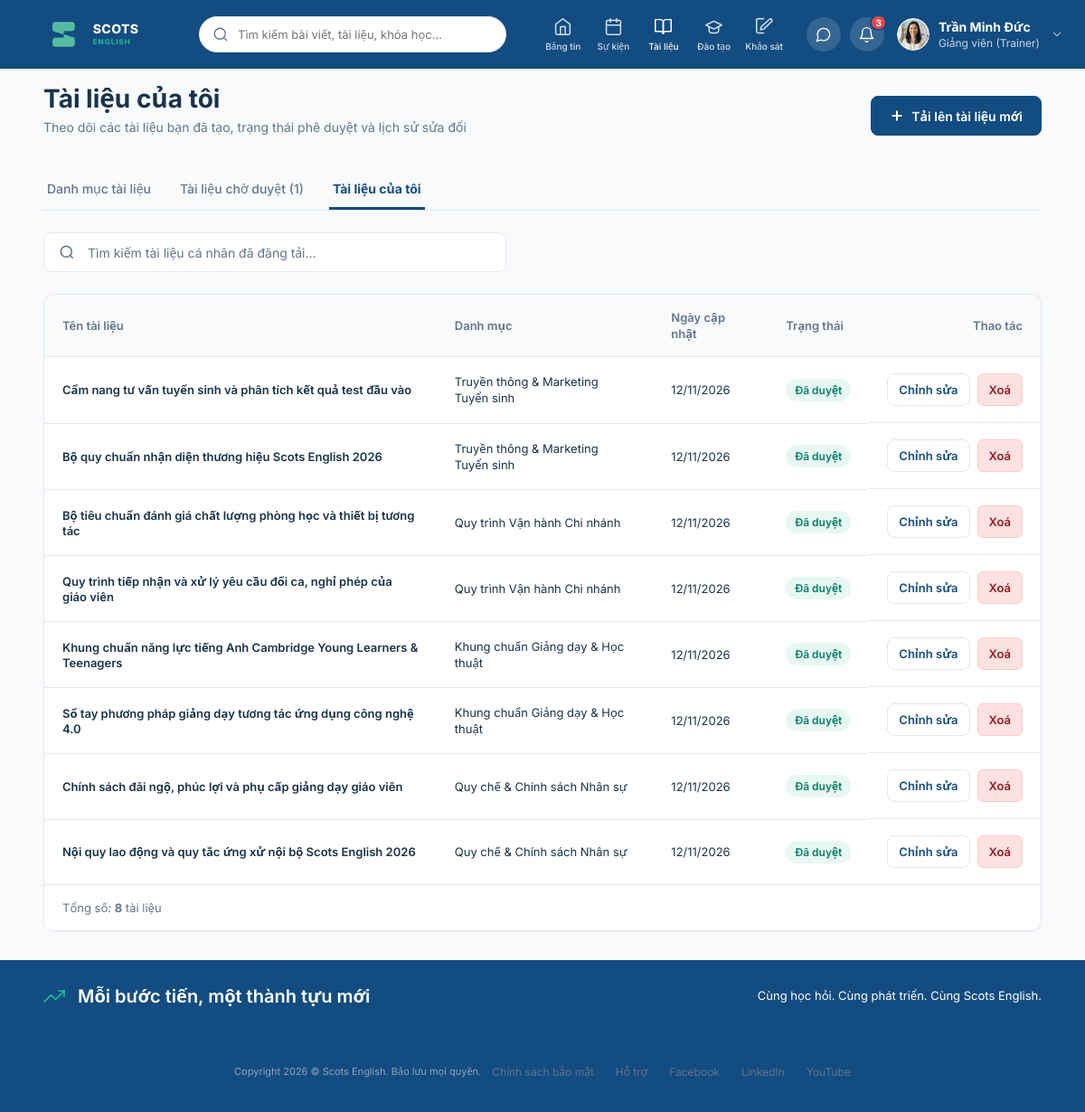
/documents/my_docs/ (signed in), run on an earlier commit of the app's database.
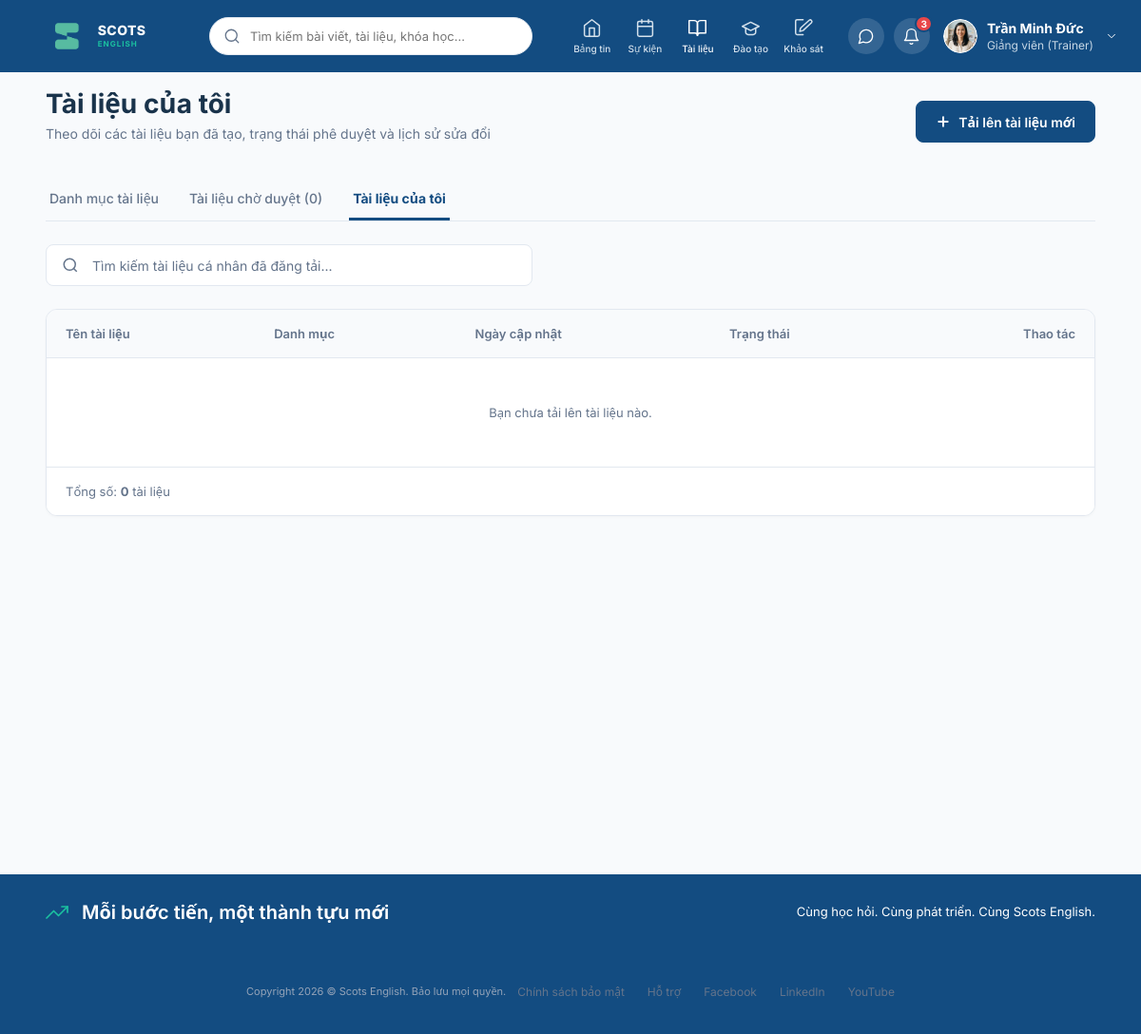
And on a later commit of the database.
### documents/models.py (models this page shows, shortened)
class Document(models.Model):
    STATUS_CHOICES = [
        ('PENDING', 'Chờ duyệt'),
        ('APPROVED', 'Đã duyệt'),
        ('REJECTED', 'Từ chối'),
    ]
    SCOPE_CHOICES = [
        ('ALL', 'Toàn hệ thống'),
        ('DEPARTMENT', 'Giới hạn theo phòng ban'),
    ]
    REQUEST_TYPE_CHOICES = [
        ('NEW', 'Tạo mới'),
        ('UPDATE', 'Cập nhật'),
    ]
    title = models.CharField("Tiêu đề tài liệu", max_length=255)
    code = models.CharField("Mã tài liệu", max_length=50, blank=True, null=True)
    category = models.ForeignKey(
        DocumentCategory,
        on_delete=models.CASCADE,
        related_name='documents',
        verbose_name="Danh mục"
    )
    description = models.TextField("Mô tả nội dung", blank=True)
    file = models.FileField("Tệp tài liệu (PDF/DOCX/PPTX)", upload_to='documents/%Y/%m/')
    access_scope = models.CharField(
        "Phạm vi truy cập",
        max_length=30,
        choices=SCOPE_CHOICES,
        default='ALL'
    )
    creator = models.ForeignKey(
        settings.AUTH_USER_MODEL,
        on_delete=models.CASCADE,
        related_name='created_documents',
        verbose_name="Người tạo"
    )
    approver = models.ForeignKey(
        settings.AUTH_USER_MODEL,
        on_delete=models.SET_NULL,
        null=True,
        blank=True,
        related_name='assigned_documents',
        verbose_name="Người duyệt (Trưởng phòng)"
    )
    status = models.CharField(
        "Trạng thái",
        max_length=20,
        choices=STATUS_CHOICES,
        default='PENDING'
    )
    request_type = models.CharField(
        "Tình trạng gửi duyệt",
        max_length=20,
        choices=REQUEST_TYPE_CHOICES,
        default='NEW'
    )
    rejection_reason = models.TextField("Lý do từ chối", blank=True, null=True)
    created_at = models.DateTimeField("Ngày tạo", auto_now_add=True)
    updated_at = models.DateTimeField("Lần cập nhật gần nhất", auto_now=True)
    approved_at = models.DateTimeField("Ngày duyệt", null=True, blank=True)
    class Meta:
        verbose_name = "Tài liệu"
        verbose_name_plural = "Tài liệu"
        ordering = ['-updated_at']

class DocumentCategory(models.Model):
    name = models.CharField("Tên danh mục", max_length=150)
    code = models.CharField("Mã danh mục", max_length=150, unique=True, blank=True)
    icon_name = models.CharField("Tên biểu tượng (Icon)", max_length=100, default='folder', blank=True)
    description = models.TextField("Mô tả ngắn", max_length=500, blank=True)
    display_order = models.PositiveIntegerField("Thứ tự hiển thị", default=0)
    created_time = models.DateTimeField("Thời gian tạo", default=timezone.now, blank=True)
    class Meta:
        verbose_name = "Danh mục tài liệu"
        verbose_name_plural = "Danh mục tài liệu"
        ordering = ['display_order', 'name']

### documents/views.py (the view)
# urls.py: path('my_docs/', views.document_my_docs, name='document_my_docs'),
def document_my_docs(request):
    search_query = request.GET.get('q', '').strip()
    user = _get_acting_user(request)
    if request.method == 'POST' and 'delete_doc_id' in request.POST:
        doc_to_delete = get_object_or_404(Document, id=request.POST.get('delete_doc_id'))
        doc_to_delete.delete()
        return redirect('document_my_docs')
    my_documents = Document.objects.select_related('category', 'approver').filter(creator=user)
    if search_query:
        my_documents = my_documents.filter(title__icontains=search_query)
    paginator = Paginator(my_documents, 10)
    page_number = request.GET.get('page')
    page_obj = paginator.get_page(page_number)
    context = {
        'page_obj': page_obj,
        'documents': page_obj,
        'pending_count': Document.objects.filter(status='PENDING').count(),
        'search_query': search_query,
        'is_manager': _is_manager(request.user),
    }
    return render(request, 'documents_my_docs.html', context)

### documents/views.py (called while the page is built)
def _get_acting_user(request):
    if request.user.is_authenticated:
        return request.user
    return User.objects.first()

def _is_manager(user):
    if not user or not user.is_authenticated:
        return False
    return Department.objects.filter(manager_id=user.id).exists()

### posts/colleagues.py (called while the page is built)
def is_test_environment():
    return 'test' in sys.argv or getattr(settings, 'TESTING', False)

def get_profiles_file():
    if is_test_environment():
        return TEST_USER_PROFILES_FILE
    return USER_PROFILES_FILE

### posts/context_processors.py (called while the page is built)
def user_profile_context(request):
    if hasattr(request, 'user') and request.user.is_authenticated:
        details = get_profile_details(request.user)
        return {
            'current_user_profile': details,
            'current_user_avatar': details.get('avatar', '/static/img/profile_avatar_144.png')
        }
    return {
        'current_user_profile': {},
        'current_user_avatar': '/static/img/profile_avatar_144.png'
    }

### documents/templates/documents_my_docs.html (shortened to what the changed rows need)
{% extends 'base.html' %}
{% block content %}
  <main class="doc-workspace">
    <header class="doc-header">
      <div>
        <h1 class="doc-header-title">Tài liệu của tôi</h1>
      </div>
    </header>
    <nav class="doc-tabs">
      <a href="{% url 'documents' %}" class="doc-tab">Danh mục tài liệu</a>
      {% if request.user.is_superuser or is_manager %}
        <a href="{% url 'document_approve' %}" class="doc-tab">
          Tài liệu chờ duyệt ({{ pending_count|default:0 }})
        </a>
      {% endif %}
      <a href="{% url 'document_my_docs' %}" class="doc-tab active">Tài liệu của tôi</a>
    </nav>
    <section class="doc-table-card">
      <table class="doc-table">
        <thead>
          <tr>
            <th>Tên tài liệu</th>
            <th>Danh mục</th>
            <th>Ngày cập nhật</th>
            <th>Trạng thái</th>
            <th style="text-align: right;">Thao tác</th>
          </tr>
        </thead>
        <tbody>
          {% for doc in documents %}
            <tr>
              <td class="doc-table-title">
                <a href="{% url 'document_edit' id=doc.id %}">{{ doc.title }}</a>
              </td>
              <td>{{ doc.category.name|default:"--" }}</td>
              <td>{{ doc.updated_at|date:"d/m/Y" }}</td>
              <td>
                {% if doc.status == 'APPROVED' %}
                  <span class="doc-badge doc-badge-approved">Đã duyệt</span>
                {% elif doc.status == 'PENDING' %}
                  <span class="doc-badge doc-badge-pending">Chờ duyệt ({{ doc.get_request_type_display|default:doc.request_type }})</span>
                {% elif doc.status == 'REJECTED' %}
                  <span class="doc-badge" style="background: #fee2e2; color: #991b1b;">Từ chối</span>
                {% endif %}
              </td>
              <td style="text-align: right; display: flex; justify-content: flex-end; gap: 8px;">
                <a href="{% url 'document_edit' id=doc.id %}" class="doc-btn doc-btn-secondary" style="height: 36px; padding: 0 12px; font-size: 13px;">Chỉnh sửa</a>
                <form method="POST" action="{% url 'document_my_docs' %}" onsubmit="return confirm('Bạn có chắc chắn muốn xoá tài liệu này?');" style="margin:0;">
                  <button type="submit" class="doc-btn" style="height: 36px; padding: 0 12px; font-size: 13px; background: #fee2e2; color: #991b1b; border: 1px solid #fecaca; border-radius: 6px; cursor: pointer;">Xoá</button>
                </form>
              </td>
            </tr>
          {% empty %}
            <tr>
              <td colspan="5" style="text-align: center; color: var(--ink-soft); padding: 48px;">
                Bạn chưa tải lên tài liệu nào.
              </td>
            </tr>
          {% endfor %}
        </tbody>
      </table>
      {% if page_obj.has_other_pages %}
        <footer class="doc-table-pagination">
          <div>Hiển thị <strong>{{ page_obj.start_index }} - {{ page_obj.end_index }}</strong> trong tổng số <strong>{{ page_obj.paginator.count }}</strong> tài liệu</div>
          <div class="doc-page-controls">
            {% if page_obj.has_previous %}
              <a href="?page={{ page_obj.previous_page_number }}{% if search_query %}&q={{ search_query }}{% endif %}" class="doc-page-btn">&lt;</a>
            {% else %}
              <span class="doc-page-btn" style="opacity: 0.5; cursor: not-allowed;">&lt;</span>
            {% endif %}
            {% for num in page_obj.paginator.page_range %}
              {% if page_obj.number == num %}
                <span class="doc-page-btn active">{{ num }}</span>
              {% elif num > page_obj.number|add:'-3' and num < page_obj.number|add:'3' %}
                <a href="?page={{ num }}{% if search_query %}&q={{ search_query }}{% endif %}" class="doc-page-btn">{{ num }}</a>
              {% endif %}
            {% endfor %}
            {% if page_obj.has_next %}
              <a href="?page={{ page_obj.next_page_number }}{% if search_query %}&q={{ search_query }}{% endif %}" class="doc-page-btn">&gt;</a>
            {% else %}
              <span class="doc-page-btn" style="opacity: 0.5; cursor: not-allowed;">&gt;</span>
            {% endif %}
          </div>
        </footer>
      {% else %}
         <footer class="doc-table-pagination">
            <div>Tổng số: <strong>{{ documents|length }}</strong> tài liệu</div>
         </footer>
      {% endif %}
    </section>
  </main>
{% endblock %}

What changed in the data, as far as the page shows it:
removed Document: title "Cẩm nang tư vấn tuyển sinh và phân tích kết quả test đầu vào", category.name "Truyền thông & Marketing Tuyển sinh", updated_at "12/11/2026", status "Đã duyệt"
removed Document: title "Bộ quy chuẩn nhận diện thương hiệu Scots English 2026", category.name "Truyền thông & Marketing Tuyển sinh", updated_at "12/11/2026", status "Đã duyệt"
removed Document: title "Bộ tiêu chuẩn đánh giá chất lượng phòng học và thiết bị tương tác", category.name "Quy trình Vận hành Chi nhánh", updated_at "12/11/2026", status "Đã duyệt"
removed Document: title "Quy trình tiếp nhận và xử lý yêu cầu đổi ca, nghỉ phép của giáo viên", category.name "Quy trình Vận hành Chi nhánh", updated_at "12/11/2026", status "Đã duyệt"
removed Document: title "Khung chuẩn năng lực tiếng Anh Cambridge Young Learners & Teenagers", category.name "Khung chuẩn Giảng dạy & Học thuật", updated_at "12/11/2026", status "Đã duyệt"
removed Document: title "Sổ tay phương pháp giảng dạy tương tác ứng dụng công nghệ 4.0", category.name "Khung chuẩn Giảng dạy & Học thuật", updated_at "12/11/2026", status "Đã duyệt"
removed Document: title "Chính sách đãi ngộ, phúc lợi và phụ cấp giảng dạy giáo viên", category.name "Quy chế & Chính sách Nhân sự", updated_at "12/11/2026", status "Đã duyệt"
removed Document: title "Nội quy lao động và quy tắc ứng xử nội bộ Scots English 2026", category.name "Quy chế & Chính sách Nhân sự", updated_at "12/11/2026", status "Đã duyệt"
Also different on the page:
{{ pending_count|default:0 }}: "1" → "0"
{{ documents|length }}: "8" → "0"
text now shown: "Bạn chưa tải lên tài liệu nào."
